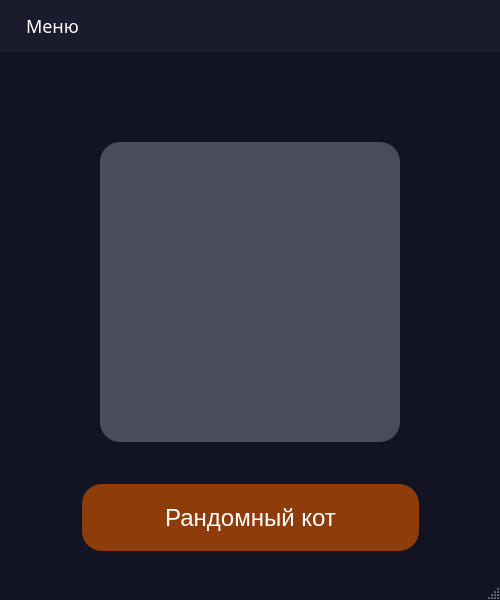
<?xml version="1.0" encoding="UTF-8"?>
<ui version="4.0">
 <class>RandCatWindow</class>
 <widget class="QMainWindow" name="RandCatWindow">
  <property name="geometry">
   <rect>
    <x>0</x>
    <y>0</y>
    <width>500</width>
    <height>600</height>
   </rect>
  </property>
  <property name="windowTitle">
   <string>Api - app</string>
  </property>
  <property name="styleSheet">
   <string notr="true">/* Основной фон окна */
QMainWindow {
    background-color: #121423;
}

/* СТИЛЬ КНОПКИ (у вас уже есть, оставляем) */
QPushButton {
    background-color: #8e3d0a; 
    color: white; 
    border-radius: 20px;
    font-size: 24px;
    margin: 2px;
}

QPushButton:hover {
    background-color: #a85216;
}

QPushButton:pressed {
    background-color: #6b2e08;
    margin-top: 4px;
    margin-left: 4px;
}

/* СТИЛЬ МЕНЮ БАРА (верхняя панель) */
QMenuBar {
    background-color: #1a1c2e;
    color: #ffffff;
    font-family: 'Corbel';
    font-size: 18px;
    padding: 5px;
}

QMenuBar::item {
    background-color: transparent;
    padding: 8px 15px;
    border-radius: 5px;
    color: #ffffff;
}

QMenuBar::item:selected {
    background-color: rgba(142, 61, 10, 0.7); /* Полупрозрачный оранжевый */
    color: white;
}

QMenuBar::item:pressed {
    background-color: #8e3d0a; /* Тот же цвет что и кнопка */
}

/* СТИЛЬ ВЫПАДАЮЩЕГО МЕНЮ */
QMenu {
    background-color: #1a1c2e;
    border: 1px solid #2a2c3e;
    border-radius: 8px;
    padding: 5px;
    color: white;
}

QMenu::item {
    background-color: transparent;
    padding: 10px 20px;
    margin: 2px;
    border-radius: 5px;
    font-size: 16px;
    color: white;
}

QMenu::item:selected {
    background-color: rgba(142, 61, 10, 0.7); /* Полупрозрачный оранжевый */
    color: white;
}

QMenu::item:pressed {
    background-color: #8e3d0a; /* Тот же цвет что и кнопка */
}

QMenu::separator {
    height: 1px;
    background-color: #2a2c3e;
    margin: 5px 10px;
}

/* СТИЛЬ ЭЛЕМЕНТОВ МЕНЮ (действий) */
QAction {
    color: white;
    font-size: 16px;
}

/* СТИЛЬ МЕТКИ ДЛЯ ИЗОБРАЖЕНИЯ */
QLabel {
    background-color: #494c5c; 
    border-radius: 20px;
    color: white;
    font-size: 14px;
    padding: 10px;
    font-family: Arial;
}</string>
  </property>
  <widget class="QWidget" name="centralwidget">
   <property name="styleSheet">
    <string notr="true">background-color: #121423;</string>
   </property>
   <widget class="QPushButton" name="pushButton">
    <property name="geometry">
     <rect>
      <x>80</x>
      <y>430</y>
      <width>341</width>
      <height>71</height>
     </rect>
    </property>
    <property name="font">
     <font>
      <pointsize>-1</pointsize>
     </font>
    </property>
    <property name="styleSheet">
     <string notr="true">QPushButton {
    background-color: #8e3d0a; 
    color: white; 
    border-radius: 20px;
    font-size: 24px;
    margin: 2px;
}

QPushButton:hover {
    background-color: #a85216;
}

QPushButton:pressed {
    background-color: #6b2e08;
    margin-top: 4px;
    margin-left: 4px;
}</string>
    </property>
    <property name="text">
     <string>Рандомный кот</string>
    </property>
    <property name="autoRepeatInterval">
     <number>100</number>
    </property>
   </widget>
   <widget class="QLabel" name="label">
    <property name="geometry">
     <rect>
      <x>100</x>
      <y>90</y>
      <width>300</width>
      <height>300</height>
     </rect>
    </property>
    <property name="minimumSize">
     <size>
      <width>300</width>
      <height>300</height>
     </size>
    </property>
    <property name="maximumSize">
     <size>
      <width>300</width>
      <height>300</height>
     </size>
    </property>
    <property name="styleSheet">
     <string notr="true">background-color: #494c5c; 
    border-radius: 20px;
    color: white;
    font-size: 14px;
    padding: 10px;
    font-family: Arial;</string>
    </property>
    <property name="text">
     <string/>
    </property>
    <property name="scaledContents">
     <bool>true</bool>
    </property>
    <property name="alignment">
     <set>Qt::AlignCenter</set>
    </property>
    <property name="wordWrap">
     <bool>true</bool>
    </property>
   </widget>
  </widget>
  <widget class="QMenuBar" name="menubar">
   <property name="geometry">
    <rect>
     <x>0</x>
     <y>0</y>
     <width>500</width>
     <height>49</height>
    </rect>
   </property>
   <property name="font">
    <font>
     <family>Corbel</family>
     <pointsize>-1</pointsize>
    </font>
   </property>
   <property name="styleSheet">
    <string notr="true">color: #8b8d90;</string>
   </property>
   <widget class="QMenu" name="menu">
    <property name="title">
     <string>Меню</string>
    </property>
    <addaction name="action_random_cat"/>
    <addaction name="action_random_dog"/>
    <addaction name="action_random_film"/>
    <addaction name="action_film_by_name"/>
   </widget>
   <addaction name="menu"/>
  </widget>
  <widget class="QStatusBar" name="statusbar"/>
  <action name="action_random_cat">
   <property name="text">
    <string>Рандомный кот</string>
   </property>
   <property name="font">
    <font>
     <pointsize>16</pointsize>
    </font>
   </property>
  </action>
  <action name="action_random_dog">
   <property name="text">
    <string>Рандомная собака</string>
   </property>
   <property name="font">
    <font>
     <pointsize>16</pointsize>
    </font>
   </property>
  </action>
  <action name="action_random_film">
   <property name="text">
    <string>Рандомный фильм</string>
   </property>
   <property name="font">
    <font>
     <pointsize>16</pointsize>
    </font>
   </property>
  </action>
  <action name="action_film_by_name">
   <property name="text">
    <string>Поиск фильма</string>
   </property>
  </action>
 </widget>
 <resources/>
 <connections/>
</ui>
